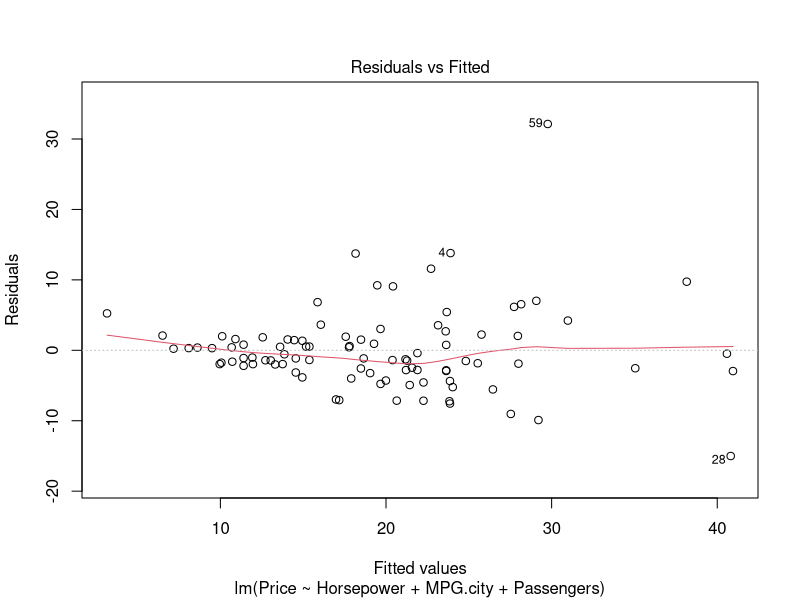
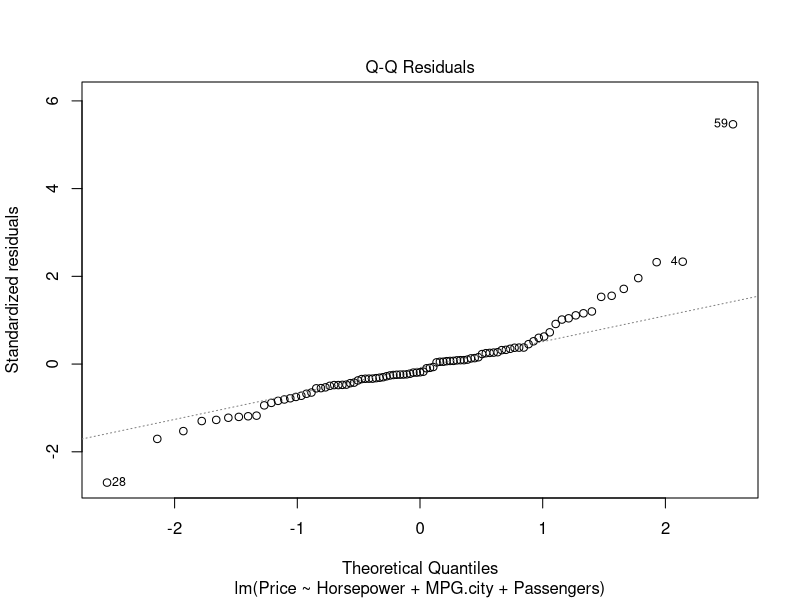
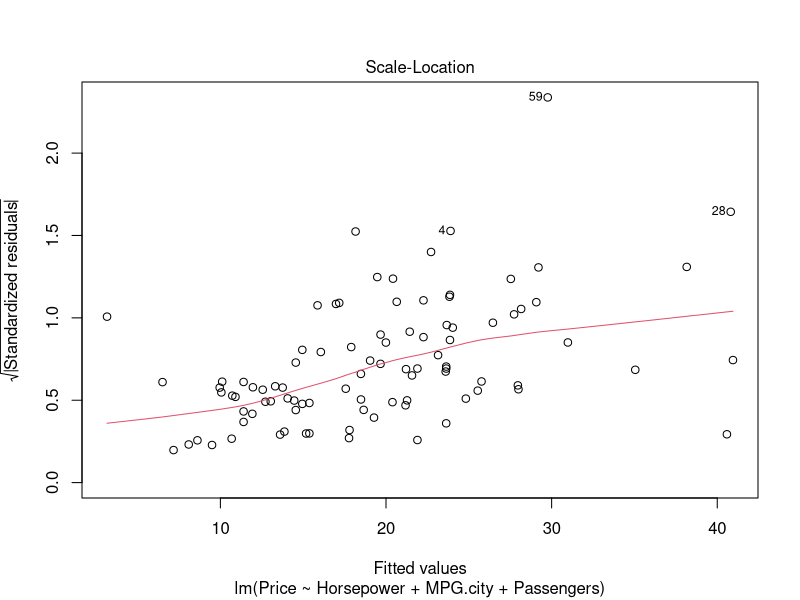
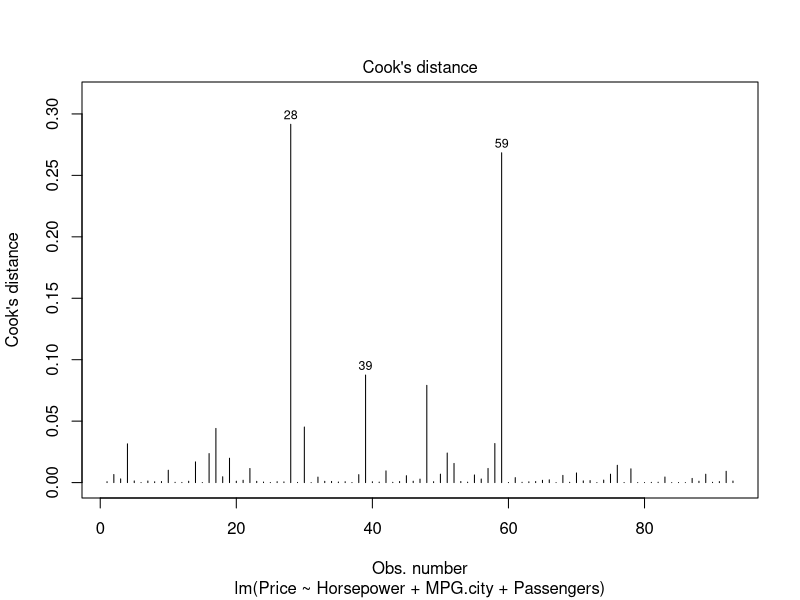
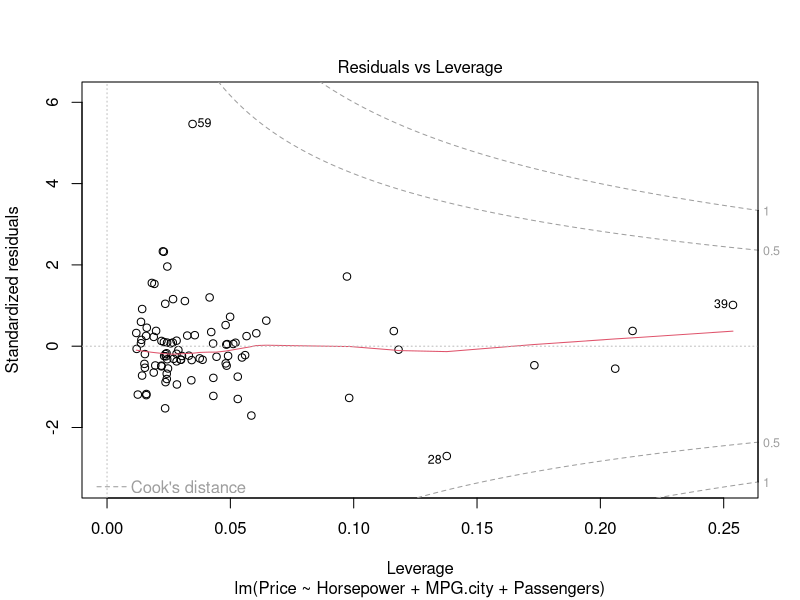
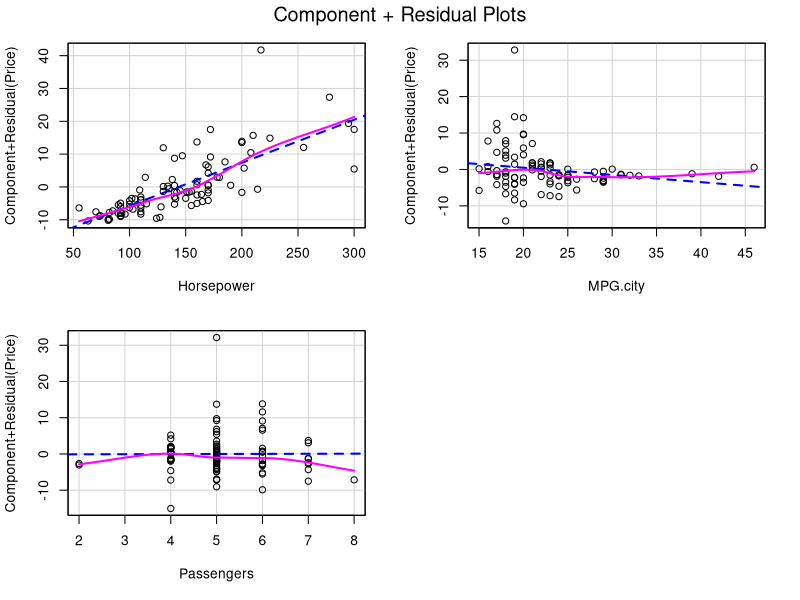
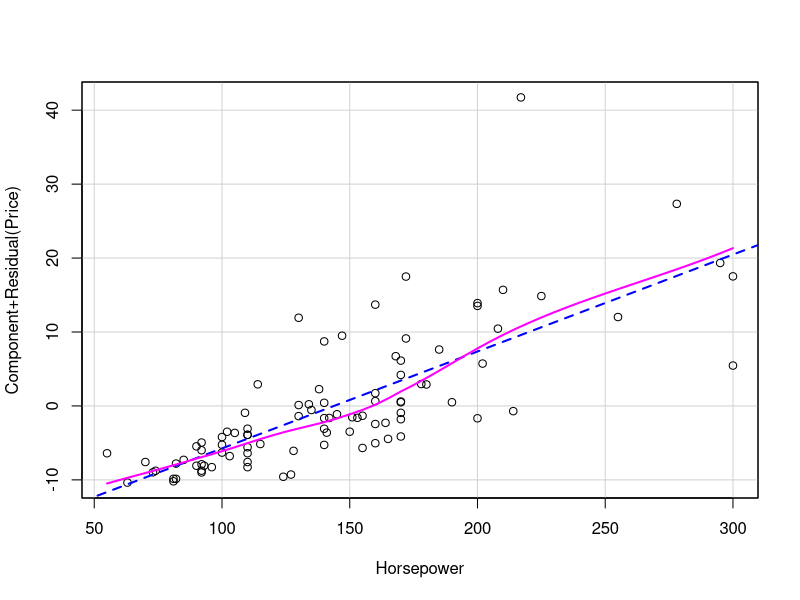
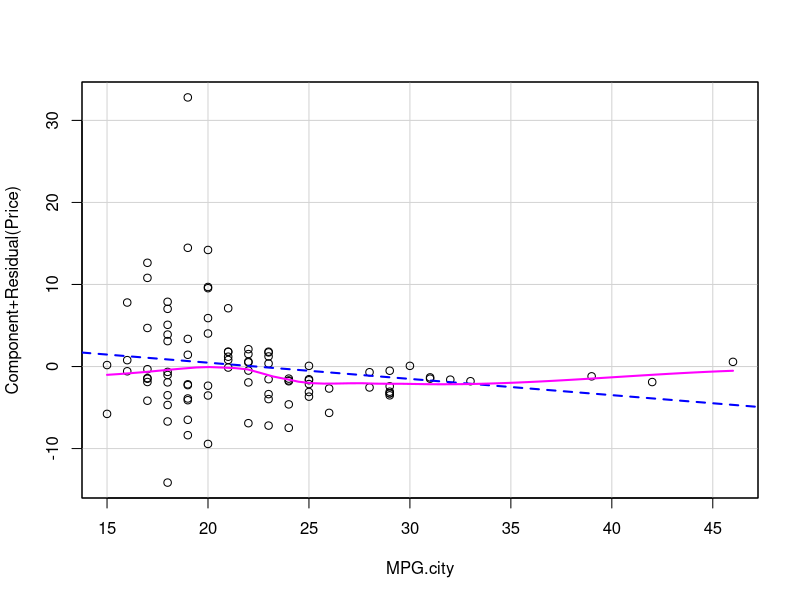

The R source for these figures, in order: (Note: this script raises an error after producing the figures.)
### Title:    Regression in R: Lab 5 Demonstration Script
### Author:   Kyle M. Lang
### Created:  2017-10-08
### Modified: 2022-01-18

rm(list = ls(all = TRUE))

library(car)   # For partial residual plots
library(dplyr) # For data manipulation

## Load some data:
data(Cars93, package = "MASS")


###-Diagnostics--------------------------------------------------------------###

out1 <- lm(Price ~ Horsepower + MPG.city + Passengers, data = Cars93)
summary(out1)

## Residuals vs. Predicted plot:
plot(out1, which = 1)

## Q-Q Plot:
plot(out1, which = 2)

## Scale-Location Plot:
plot(out1, which = 3)

## Cook's Distance Plot:
plot(out1, which = 4)

## Residuals vs. Leverage Plot:
plot(out1, which = 5)

## Panel of partial residual plots:
crPlots(out1)

## Invidual partial residual plots:
crPlot(out1, "Horsepower")
crPlot(out1, "MPG.city")
crPlot(out1, "Passengers")


###-Robust Standard Errors---------------------------------------------------###

## Compute HC estimate of the ACOV:
covHC1 <- vcovHC(out1)

## Do a robust test of the coefficients:
coeftest(out1, vcov = covHC1)

## Compare the default version:
summary(out1)$coefficients

## Extend 'out1' by adding some interactions:
out1.2 <- update(out1, ". ~ . + Horsepower * MPG.city + Passengers * MPG.city")
summary(out1.2)

## Compare the 'out1' and 'out1.2' models using robust SEs:
waldtest(out1, out1.2, vcov = vcovHC)

### OR ###

covHC1.2 <- vcovHC(out1.2)
waldtest(out1, out1.2, vcov = covHC1.2)


###-Another Model-------------------------------------------------------------##

out2 <- lm(MPG.city ~ Horsepower + Fuel.tank.capacity + Weight, data = Cars93)
summary(out2)

## Residuals vs. Predicted plot:
plot(out2, which = 1)

## Q-Q Plot:
plot(out2, which = 2)

## Scale-Location Plot:
plot(out2, which = 3)

## Cook's Distance Plot:
plot(out2, which = 4)

## Residuals vs. Leverage Plot:
plot(out2, which = 5)

## Partial Residual Plots:
crPlots(out2)


##-Outliers & High-Leverage Cases---------------------------------------------##

## Externally studentized residuals to check for outliers:
(sr2 <- rstudent(out2))

## Create index plot of studentized residuals:
plot(sr2)

## Find the observation number for the two most extreme outliers:
badSr2 <- sr2 %>% abs() %>% sort() %>% tail(2) %>% names() %>% as.numeric()
badSr2

## Compute leverages to find high-leverage points:
lev2 <- hatvalues(out2)
lev2

## Create index plot of leverages:
plot(lev2)

## Store the observation numbers for the most extreme leverages:
badLev2 <- lev2 %>% sort() %>% tail(2) %>% names() %>% as.numeric()
badLev2


###-Measures of Influence----------------------------------------------------###

## Compute a panel of leave-one-out influence measures:
(im2 <- influence.measures(out2))

## Compute individual measures of influence:
(dff2 <- dffits(out2))
(cd2  <- cooks.distance(out2))
(dfb2 <- dfbetas(out2))

## Create index plots for measures of influence:
plot(dff2)
plot(cd2)

plot(dfb2[ , 1])
plot(dfb2[ , 2])
plot(dfb2[ , 3])
plot(dfb2[ , 4])

## Find the single most influential observation:
(maxCd   <- which.max(cd2))
(maxDff  <- which.max(abs(dff2)))
(maxDfbI <- which.max(abs(dfb2[ , 1])))


###-Cleaning-----------------------------------------------------------------###

## Exclude the most influential observation:
Cars93.2 <- Cars93[-maxCd, ]

## Refit the model:
out2.2 <- update(out2, data = Cars93.2)

summary(out2)
summary(out2.2)


###-END----------------------------------------------------------------------###
